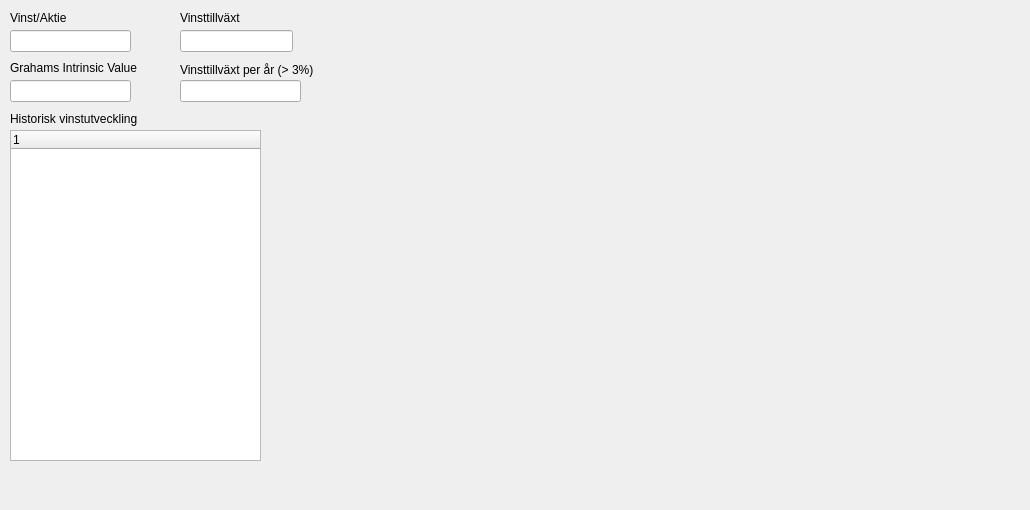
       <widget class="QWidget" name="tab_20">
        <attribute name="title">
         <string>Vtillvxt</string>
        </attribute>
        <widget class="QwtPlot" name="qwtPlot_19">
         <property name="geometry">
          <rect>
           <x>340</x>
           <y>10</y>
           <width>681</width>
           <height>491</height>
          </rect>
         </property>
         <zorder>treeWidgetProfitGrowth_2</zorder>
        </widget>
        <widget class="QLabel" name="label_69">
         <property name="geometry">
          <rect>
           <x>180</x>
           <y>60</y>
           <width>221</width>
           <height>20</height>
          </rect>
         </property>
         <property name="text">
          <string>Vinsttillväxt per år (&gt; 3%)</string>
         </property>
        </widget>
        <widget class="QLineEdit" name="lineEditAvgEarningPerShare_2">
         <property name="geometry">
          <rect>
           <x>10</x>
           <y>30</y>
           <width>121</width>
           <height>22</height>
          </rect>
         </property>
        </widget>
        <widget class="QLineEdit" name="lineEditAnualEarningGrowthRate_2">
         <property name="geometry">
          <rect>
           <x>180</x>
           <y>30</y>
           <width>113</width>
           <height>22</height>
          </rect>
         </property>
        </widget>
        <widget class="QLineEdit" name="lineEditGrahamsIntrinsicValue_2">
         <property name="geometry">
          <rect>
           <x>10</x>
           <y>80</y>
           <width>121</width>
           <height>22</height>
          </rect>
         </property>
        </widget>
        <widget class="QLabel" name="label_85">
         <property name="geometry">
          <rect>
           <x>180</x>
           <y>10</y>
           <width>141</width>
           <height>16</height>
          </rect>
         </property>
         <property name="text">
          <string>Vinsttillväxt</string>
         </property>
        </widget>
        <widget class="QLabel" name="label_86">
         <property name="geometry">
          <rect>
           <x>10</x>
           <y>10</y>
           <width>121</width>
           <height>16</height>
          </rect>
         </property>
         <property name="text">
          <string>Vinst/Aktie</string>
         </property>
        </widget>
        <widget class="QLabel" name="label_87">
         <property name="geometry">
          <rect>
           <x>10</x>
           <y>60</y>
           <width>251</width>
           <height>16</height>
          </rect>
         </property>
         <property name="text">
          <string>Grahams Intrinsic Value</string>
         </property>
        </widget>
        <widget class="QTreeWidget" name="treeWidgetProfitGrowth_2">
         <property name="geometry">
          <rect>
           <x>10</x>
           <y>130</y>
           <width>251</width>
           <height>331</height>
          </rect>
         </property>
         <column>
          <property name="text">
           <string notr="true">1</string>
          </property>
         </column>
        </widget>
        <widget class="QLabel" name="label_91">
         <property name="geometry">
          <rect>
           <x>10</x>
           <y>110</y>
           <width>181</width>
           <height>17</height>
          </rect>
         </property>
         <property name="text">
          <string>Historisk vinstutveckling</string>
         </property>
        </widget>
        <widget class="QLineEdit" name="lineEditAnualEarningGrowth">
         <property name="geometry">
          <rect>
           <x>180</x>
           <y>80</y>
           <width>121</width>
           <height>22</height>
          </rect>
         </property>
        </widget>
        <zorder>qwtPlot_19</zorder>
        <zorder>lineEditAvgEarningPerShare_2</zorder>
        <zorder>lineEditAnualEarningGrowthRate_2</zorder>
        <zorder>lineEditGrahamsIntrinsicValue_2</zorder>
        <zorder>label_85</zorder>
        <zorder>label_86</zorder>
        <zorder>label_87</zorder>
        <zorder>treeWidgetProfitGrowth_2</zorder>
        <zorder>label_91</zorder>
        <zorder>label_69</zorder>
        <zorder>lineEditAnualEarningGrowth</zorder>
       </widget>
